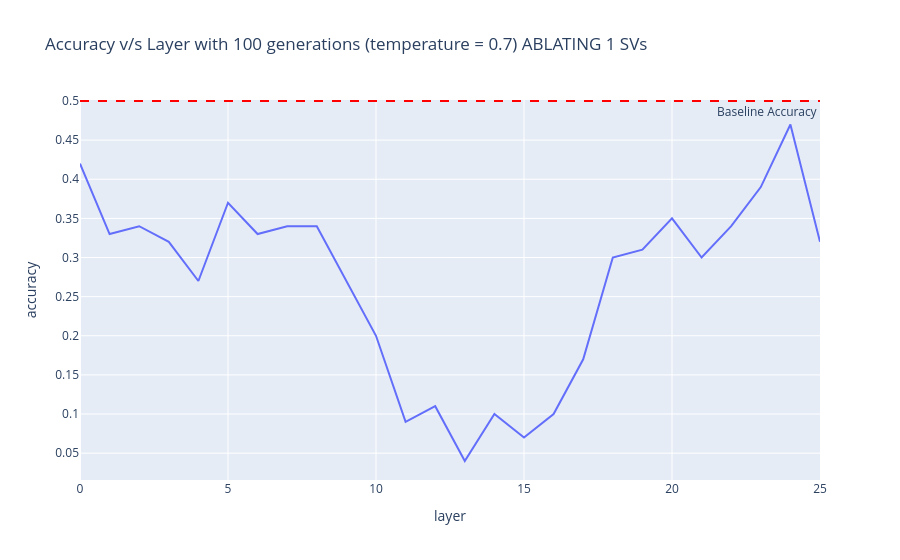

The notebook cell this image was saved under:
### Code cell
df_2 = pd.read_csv('layer_ablation_results_sv=2.csv')


fig = px.line(df_2, x="layer", y="accuracy",
              title="Accuracy v/s Layer with 100 generations (temperature = 0.7) ABLATING 1 SVs")

fig.add_hline(y=0.50, line_dash="dash", line_color="red",
              annotation_text="Baseline Accuracy", annotation_position="bottom right")

fig.show()

### Figure 1 — Plotly figure (JSON) as saved in the notebook; plotly's stock layout.template omitted (floating-point values rounded to 4 significant figures)
{"data": [{"hovertemplate": "layer=%{x}<br>accuracy=%{y}<extra></extra>", "legendgroup": "", "line": {"color": "#636efa", "dash": "solid"}, "marker": {"symbol": "circle"}, "mode": "lines", "name": "", "orientation": "v", "showlegend": false, "type": "scatter", "x": [0, 1, 2, 3, 4, 5, 6, 7, 8, 9, 10, 11, 12, 13, 14, 15, 16, 17, 18, 19, 20, 21, 22, 23, 24, 25], "xaxis": "x", "y": [0.42, 0.33, 0.34, 0.32, 0.27, 0.37, 0.33, 0.34, 0.34, 0.27, 0.2, 0.09, 0.11, 0.04, 0.1, 0.07, 0.1, 0.17, 0.3, 0.31, 0.35, 0.3, 0.34, 0.39, 0.47, 0.32], "yaxis": "y"}], "layout": {"annotations": [{"showarrow": false, "text": "Baseline Accuracy", "x": 1, "xanchor": "right", "xref": "x domain", "y": 0.5, "yanchor": "top", "yref": "y"}], "legend": {"tracegroupgap": 0}, "shapes": [{"line": {"color": "red", "dash": "dash"}, "type": "line", "x0": 0, "x1": 1, "xref": "x domain", "y0": 0.5, "y1": 0.5, "yref": "y"}], "title": {"text": "Accuracy v/s Layer with 100 generations (temperature = 0.7) ABLATING 1 SVs"}, "xaxis": {"anchor": "y", "domain": [0, 1], "title": {"text": "layer"}}, "yaxis": {"anchor": "x", "domain": [0, 1], "title": {"text": "accuracy"}}}}
